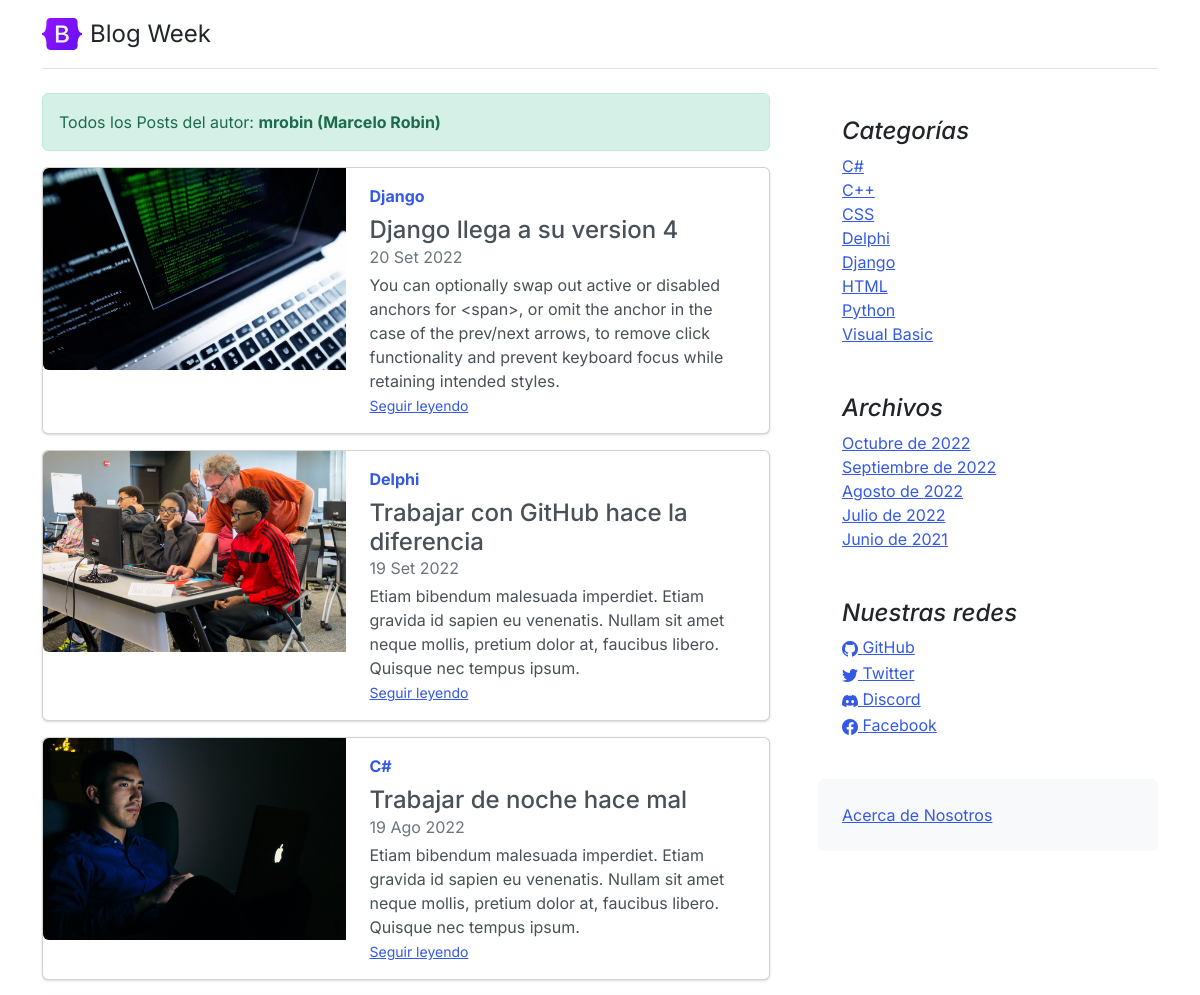
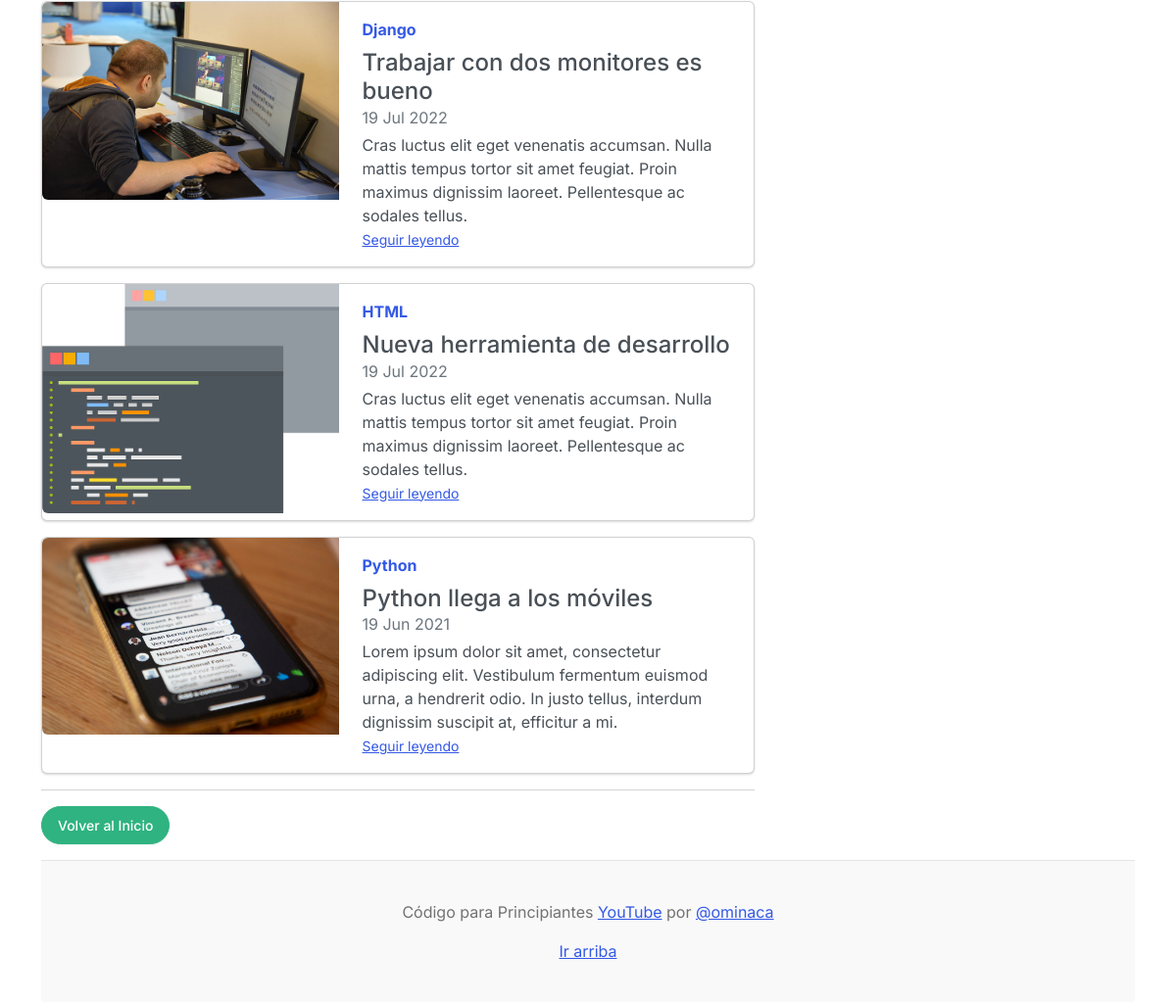
Page /author/?aut=1 on the committed database (2 pictures, top to bottom).
### core/models.py (models this page shows, shortened)
class Post(models.Model):
	title = models.CharField(max_length=250, verbose_name='Título')
	excerpt = models.TextField(verbose_name='Bajada')
	content = RichTextField(verbose_name='Contenido')
	image = models.ImageField(upload_to='posts', null=True, blank=True, verbose_name='Imagen')
	published = models.BooleanField(default=False, verbose_name='Publicado')
	category = models.ForeignKey(Category, on_delete=models.CASCADE, related_name='get_posts', verbose_name='Categoría')
	author = models.ForeignKey(User, on_delete=models.CASCADE, related_name='get_posts', verbose_name='Autor')
	tags = models.ManyToManyField(Tag, verbose_name='Etiquetas')
	created = models.DateTimeField(auto_now_add=True, verbose_name='Fecha de creación')
	updated = models.DateTimeField(auto_now=True, verbose_name='Fecha de modificación')
	class Meta:
		verbose_name = 'Publicación'
		verbose_name_plural = 'Publicaciones'
		ordering = ['-created']

class Category (models.Model):
	name = models.CharField(max_length=200, unique=True, verbose_name='Nombre')
	active = models.BooleanField(default=True, verbose_name='Activo')
	created = models.DateTimeField(auto_now_add=True, verbose_name='Fecha de creación')
	updated = models.DateTimeField(auto_now=True, verbose_name='Fecha de modificación')
	class Meta:
		verbose_name = 'Categoría'
		verbose_name_plural = 'Categorías'
		ordering = ['name']
	def __str__(self):
		return self.name

class Link(models.Model):
	key = models.CharField(max_length=100, verbose_name='Key Link')
	name = models.CharField(max_length=120, verbose_name='Red Social')
	url = models.URLField(max_length=350, blank=True, null=True, verbose_name='Enlace')
	icon = models.CharField(max_length=100, blank=True, null=True, verbose_name='Icono')
	created = models.DateTimeField(auto_now_add=True, verbose_name='Fecha de creación')
	updated = models.DateTimeField(auto_now=True, verbose_name='Fecha de modificación')
	class Meta:
		verbose_name = 'Red Social'
		verbose_name_plural = 'Redes Sociales'
		ordering = ['name']

### core/views.py (the view)
# urls.py: path('author/', AuthorListView.as_view(), name='author'),
class AuthorListView(ListView):
    model = User
    template_name = 'core/author.html'
    def get_queryset(self):
        author_id = self.request.GET['aut']
        if author_id:
            return Post.objects.filter(author=author_id, published=True)
        return super().get_queryset()
    def get_context_data(self, **kwargs):
        context = super(AuthorListView, self).get_context_data(**kwargs)
        context['author'] = User.objects.get(id = self.request.GET['aut'])
        return context

### core/processors.py (called while the page is built)
def ctx_dic_about(request):
	ctx_about = {}
	ctx_about['ABOUT'] = About.objects.latest('created')
	return ctx_about

def ctx_dic_category(request):
	ctx_category = {}
	ctx_category['categories'] = Category.objects.filter(active=True)
	return ctx_category

def ctx_dic_history(request):
	ctx_history = {}
	ctx_history['dates'] = Post.objects.dates('created', 'month', order='DESC').distinct()
	return ctx_history

def ctx_dic_link(request):
	ctx_link = {}
	links = Link.objects.all()
	for link in links:
		ctx_link[link.key] = {'url':link.url, 'icon':link.icon}
	return ctx_link

### core/templates/core/author.html (shortened to what this page needs)
{% extends 'core/base.html' %}
{% load static %}
{% block content %}
<div class="alert alert-success" role="alert">
    Todos los Posts del autor: <strong>{{ author.username }} ({{ author.first_name }} {{ author.last_name }})</strong>
</div>
{% for post in author.get_posts.all %}
    <div class="card mb-3">
    <div class="row g-0">
        <div class="col-md-5">
        <img src={{ post.image.url }} class="img-fluid rounded-start" alt="...">
        </div>
        <div class="col-md-7">
        <div class="card-body">
            <strong class="d-inline-block mb-2 text-primary">{{ post.category }}</strong>
            <h4 class="mb-0">{{ post.title }}</h4>
            <div class="mb-1 text-muted">{{ post.created|date:"d M Y" }}</div>
            <p class="card-text mb-auto">{{ post.excerpt }}</p>
            <p class="card-text"><small class="text-muted"><a href={% url 'post' post.id %} class="stretched-link">Seguir leyendo</a></small></p>
        </div>
        </div>
    </div>
    </div>
{% endfor %}
<hr>
{% if request.path != '/' %}
    <div class="my-3">
        <a class="btn btn-success rounded-pill" href={% url 'home' %}>Volver al Inicio</a>
    </div>
{% endif %}
{% endblock %}

### core/templates/core/base.html (shortened to what this page needs)
<!doctype html>
<html lang="es">
<head>
    <link rel="stylesheet" href="https://cdn.jsdelivr.net/npm/bootstrap-icons@1.9.1/font/bootstrap-icons.css">
    {% load static %}
    <link href={% static 'core/css/bootstrap.min.css' %} rel="stylesheet">
    <link href={% static 'core/css/blog.css' %} rel="stylesheet">
</head>
<body>
  <div class="container">
    <header class="d-flex flex-wrap justify-content-center py-3 mb-4 border-bottom">
      <a href="/" class="d-flex align-items-center mb-3 mb-md-0 me-md-auto text-dark text-decoration-none">
        <img class="bi me-2" width="40" height="32" src={% static 'core/img/bootstrap-logo.svg' %}>
        <span class="fs-4">Blog Week</span>
      </a>
    </header>
    <main class="mt-2">
      <section class="row g-5">
        <div class="col-md-8">
            {% block content %} {% endblock %}
        </div>
        <aside class="col-md-4">
          <div class="position-sticky" style="top: 2rem;">
            <div class="p-4">
              <h4 class="fst-italic">Categorías</h4>
              <ol class="list-unstyled mb-0">
                {% for item in categories %}
                  <li><a href={% url 'category' %}?cat={{ item.id }}>{{ item.name }}</a></li>
                {% endfor %}
              </ol>
            </div>
            <div class="p-4">
              <h4 class="fst-italic">Archivos</h4>
              <ol class="list-unstyled mb-0">
                {% for item in dates %}
                  <li>
                    {% if item.month == 6 %}<a href={% url 'dates' item.month item.year %}>Junio de {{ item.year }}</a>{% endif %}
                    {% if item.month == 7 %}<a href={% url 'dates' item.month item.year %}>Julio de {{ item.year }}</a>{% endif %}
                    {% if item.month == 8 %}<a href={% url 'dates' item.month item.year %}>Agosto de {{ item.year }}</a>{% endif %}
                    {% if item.month == 9 %}<a href={% url 'dates' item.month item.year %}>Septiembre de {{ item.year }}</a>{% endif %}
                    {% if item.month == 10 %}<a href={% url 'dates' item.month item.year %}>Octubre de {{ item.year }}</a>{% endif %}
                  </li>
                {% endfor %}
              </ol>
            </div>
            <div class="p-4">
              <h4 class="fst-italic">Nuestras redes</h4>
              <ol class="list-unstyled">
                {% if LINK_GITHUB.url %}
                  <li><a href={{ LINK_GITHUB.url }}><i class="{{ LINK_GITHUB.icon }}"></i> GitHub</a></li>
                {% endif %}
                {% if LINK_TWITTER.url %}
                  <li><a href={{ LINK_TWITTER.url }}><i class="{{ LINK_TWITTER.icon }}"></i> Twitter</a></li>
                {% endif %}
                {% if LINK_DISCORD.url %}
                  <li><a href={{ LINK_DISCORD.url }}><i class="{{ LINK_DISCORD.icon }}"></i> Discord</a></li>
                {% endif %}
                {% if LINK_FACEBOOK.url %}
                  <li><a href={{ LINK_FACEBOOK.url }}><i class="{{ LINK_FACEBOOK.icon }}"></i> Facebook</a></li>
                {% endif %}
              </ol>
            </div>
            <div class="p-4 mb-3 bg-light rounded">
              <a href={% url 'about' %}>Acerca de Nosotros</a>
            </div>
          </div>
        </aside>
      </section>
    </main>
    <footer class="blog-footer">
      <p>Código para Principiantes <a href="https://www.youtube.com/channel/UCojloc55DB6zD6zB7-kTWWQ">YouTube</a> por <a href="https://twitter.com/ominaca">@ominaca</a></p>
      <p>
        <a href="#">Ir arriba</a>
      </p>
    </footer>
  </div>
</body>
</html>

### core/static/core/css/blog.css (style rules this page uses)
.blog-footer { padding: 2.5rem 0; color: #727272; text-align: center; background-color: #f9f9f9; border-top: .05rem solid #e5e5e5; }
.blog-footer p:last-child { margin-bottom: 0; }
.bi { vertical-align: -.125em; fill: currentColor; }

### rows in the picture
Post: image (picture), category "Django", title "Django llega a su version 4", created "20 Set 2022", excerpt "You can optionally swap out active or disabled anchors for <span>, or omit the anchor in the case of the prev/next arrows, to remove click functionality and prevent keyboard focus while retaining intended styles."
Post: image (picture), category "Delphi", title "Trabajar con GitHub hace la diferencia", created "19 Set 2022", excerpt "Etiam bibendum malesuada imperdiet. Etiam gravida id sapien eu venenatis. Nullam sit amet neque mollis, pretium dolor at, faucibus libero. Quisque nec tempus ipsum."
Post: image (picture), category "C#", title "Trabajar de noche hace mal", created "19 Ago 2022", excerpt "Etiam bibendum malesuada imperdiet. Etiam gravida id sapien eu venenatis. Nullam sit amet neque mollis, pretium dolor at, faucibus libero. Quisque nec tempus ipsum."
Post: image (picture), category "Django", title "Trabajar con dos monitores es bueno", created "19 Jul 2022", excerpt "Cras luctus elit eget venenatis accumsan. Nulla mattis tempus tortor sit amet feugiat. Proin maximus dignissim laoreet. Pellentesque ac sodales tellus."
Post: image (picture), category "HTML", title "Nueva herramienta de desarrollo", created "19 Jul 2022", excerpt "Cras luctus elit eget venenatis accumsan. Nulla mattis tempus tortor sit amet feugiat. Proin maximus dignissim laoreet. Pellentesque ac sodales tellus."
Post: image (picture), category "Python", title "Python llega a los móviles", created "19 Jun 2021", excerpt "Lorem ipsum dolor sit amet, consectetur adipiscing elit. Vestibulum fermentum euismod urna, a hendrerit odio. In justo tellus, interdum dignissim suscipit at, efficitur a mi."
Category: name "C#"
Category: name "C++"
Category: name "CSS"
Category: name "Delphi"
Category: name "Django"
Category: name "HTML"
Category: name "Python"
Category: name "Visual Basic"

### other values in the picture
{{ author.username }} "mrobin"
{{ author.first_name }} "Marcelo"
{{ author.last_name }} "Robin"
{{ item.year }} "2022"
{{ item.year }} "2021"
